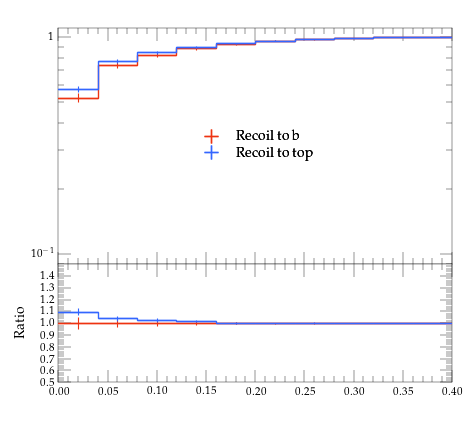

This chart was generated by the following Python code:
#! /usr/bin/env python

# This Python script was auto-generated using YODA v2.0.2.
# Analysis object: /ATLAS_2013_I1243871/b_Psi_ptbin6
# Timestamp: 06-08-2026 (15:14:29)

import matplotlib as mpl
import matplotlib.pyplot as plt
mpl.use('Agg') # comment out for interactive use
import os
import numpy as np

plotDir = os.path.split(os.path.realpath(__file__))[0]
if 'YODA_USER_PLOT_PATH' in globals():
    plot_outdir = globals()['YODA_USER_PLOT_PATH']
else:
    plot_outdir = plotDir

#plot style
plt.style.use(os.path.join(plotDir, '../default.mplstyle'))
# plot metadata
figW, figH = plt.rcParams['figure.figsize']
ax_xLabel = r''
ax_yLabel = r''
ax_title  = r''
ax_xScale = 'linear'
ax_yScale = 'log'
xLims = (0.0, 0.4)
yLims = (0.09000000000000001, 1.1)

# TeX-friendly labels for the legend
labels = {
    'legend' : ([ r"Recoil to b", r"Recoil to top" ], r""),
}

# Adjust canvas width and height
canvasW = 10.0
canvasH = 9.0
figW *= canvasW/10.
figH *= canvasH/9.

# Create figure and axis objects
fig, (ax, ratio0_ax) = plt.subplots(2, 1, sharex=True,
                  figsize=(figW,figH), gridspec_kw={'height_ratios': (6.0, 3.0)})

# Set figure margins
plt.subplots_adjust(
    left   = 1.0 * plt.rcParams['figure.subplot.left'],
    right  = 1.0 * plt.rcParams['figure.subplot.right'],
    top    = 1.0 * plt.rcParams['figure.subplot.top'],
    bottom = 1.0 * plt.rcParams['figure.subplot.bottom'])

ratio0_ax.yaxis.set_major_locator(mpl.ticker.MultipleLocator(0.1))
ratio0_ax.set_ylim(0.5, 1.4999)
ratio0_ax.set_ylabel('Ratio')

# the numerical data is stored in a separate file
dataf = dict()
prefix = os.path.split(__file__)[0]
if prefix:    prefix = prefix + '/'
exec(open(prefix+'b_Psi_ptbin6__data.py').read(), dataf)


legend_handles = dict() # keep track of handles for the legend

# style options for curves
# starts at zorder>=5 to draw curve on top of legend
styles = {
  'recoil_b': {
    'color' : '#EE3311',
    'linestyle' : '-',
    'linewidth' : 1,
    'marker' : 'none',
    'markersize' : 2,
    'capsize' : 0.0,
    'zorder' : 5,
    'histstyle' : 1,
    'drawstyle' : 'steps-pre',
    'xerrorbars' : 1,
    'yerrorbars' : 1,
    'fillcolor' : None,
    'fillopacity' : 1.0,
    'ratio0_linestyle' : '-',
    'ratio0_linewidth' : 1,
    'ratio0_marker' : 'none',
    'ratio0_markersize' : 2,
    'ratio0_capsize' : 0.0,
    'ratio0_zorder' : 5,
    'ratio0_histstyle' : 1,
    'ratio0_drawstyle' : 'steps-pre',
    'ratio0_xerrorbars' : 1,
    'ratio0_yerrorbars' : 1,
  },
  'recoil_t': {
    'color' : '#3366FF',
    'linestyle' : '-',
    'linewidth' : 1,
    'marker' : 'none',
    'markersize' : 2,
    'capsize' : 0.0,
    'zorder' : 6,
    'histstyle' : 1,
    'drawstyle' : 'steps-pre',
    'xerrorbars' : 1,
    'yerrorbars' : 1,
    'fillcolor' : None,
    'fillopacity' : 1.0,
    'ratio0_linestyle' : '-',
    'ratio0_linewidth' : 1,
    'ratio0_marker' : 'none',
    'ratio0_markersize' : 2,
    'ratio0_capsize' : 0.0,
    'ratio0_zorder' : 6,
    'ratio0_histstyle' : 1,
    'ratio0_drawstyle' : 'steps-pre',
    'ratio0_xerrorbars' : 1,
    'ratio0_yerrorbars' : 1,
  },
}

# curve from input yoda files in main panel
for label, yvals in dataf['yvals'].items():
    if all(np.isnan(v) for v in dataf['yvals'][label]):
        continue
    tmp = None
    if styles[label]['histstyle']: # draw as histogram
        xpos = dataf['xedges'][label] if styles[label]['drawstyle'] else dataf['xpoints'][label]
        ypos = np.insert(yvals, 0, yvals[0]) if styles[label]['drawstyle'] else yvals
        if styles[label]['fillcolor']: # fill area below curve
            ax.fill_between(xpos, ypos, step='pre',
                            color=styles[label]['fillcolor'],
                            alpha=styles[label]['fillopacity'])
        tmp, = ax.plot(xpos, ypos,
                       color=styles[label]['color'],
                       linestyle=styles[label]['linestyle'],
                       linewidth=styles[label]['linewidth'],
                       drawstyle=styles[label]['drawstyle'], solid_joinstyle='miter',
                       zorder=styles[label]['zorder'], label=label)
    tmp = ax.errorbar(dataf['xpoints'][label], yvals,
                      xerr=np.array(dataf['xerrs'][label])*styles[label]['xerrorbars'],
                      yerr=np.array(dataf['yerrs'][label])*styles[label]['yerrorbars'],
                      fmt=styles[label]['marker'], capsize=styles[label]['capsize'],
                      markersize=styles[label]['markersize'],
                      ecolor=styles[label]['color'],
                      color=styles[label]['color'], zorder=styles[label]['zorder'])
    tmp[-1][0].set_linestyle(styles[label]['linestyle'])
    tmp[-1][0].set_linewidth(styles[label]['linewidth'])
    if label in dataf['add_legend_handle']:  legend_handles[label] = tmp
    for varLabel in dataf['variation_yvals'].keys():
        if varLabel.startswith(label):
            tmp, = ax.plot(dataf['xedges'][label], dataf['variation_yvals'][varLabel],
                           color=styles[label]['color'],
                           linestyle=styles[label]['linestyle'],
                           linewidth=styles[label]['linewidth'],
                           drawstyle='steps-pre', solid_joinstyle='miter',
                           zorder=styles[label]['zorder'], alpha=0.5)


# plots on ratio panel
# curve from input yoda files in ratio panel
for label, yvals in dataf['ratio0_yvals'].items():
    if all(np.isnan(v) for v in yvals):
        continue
    if styles[label]['ratio0_histstyle']: # plot as histogram
        xpos = dataf['xedges']['recoil_b'] if styles[label]['ratio0_drawstyle'] else dataf['xpoints']['recoil_b']
        ypos = np.insert(yvals, 0, yvals[0]) if styles[label]['ratio0_drawstyle'] else yvals
        ratio0_ax.plot(xpos, ypos,
                       color=styles[label]['color'],
                       linewidth=styles[label]['linewidth'],
                       linestyle=styles[label]['ratio0_linestyle'],
                       drawstyle=styles[label]['ratio0_drawstyle'], zorder=styles[label]['zorder'],
                       solid_joinstyle='miter')
    tmp = ratio0_ax.errorbar(dataf['xpoints']['recoil_b'], yvals,
                             xerr=np.array(dataf['ref_xerrs'])*styles[label]['ratio0_xerrorbars'],
                             yerr=np.array(dataf['ratio0_yerrs'][label])*styles[label]['ratio0_yerrorbars'],
                             fmt=styles[label]['ratio0_marker'], capsize=styles[label]['ratio0_capsize'],
                             markersize=styles[label]['ratio0_markersize'],
                             ecolor=styles[label]['color'],
                             color=styles[label]['color'])
    tmp[-1][0].set_linestyle(styles[label]['ratio0_linestyle'])
    tmp[-1][0].set_linewidth(styles[label]['ratio0_linewidth'])

    for varlabel in dataf['ratio0_variation_vals'].keys():
        if varlabel.startswith(label):
            ratio0_ax.plot(dataf['xedges']['recoil_b'],
                            dataf['ratio0_variation_vals'][varlabel],
                            color=styles[label]['color'],
                            linestyle=styles[label]['linestyle'],
                            linewidth=styles[label]['linewidth'],
                            drawstyle='steps-pre', solid_joinstyle='miter',
                            zorder=1, alpha=0.5)

legend_items = list(legend_handles.values())
ax.add_artist(ax.legend(legend_items,
                        labels['legend'][0],
                        title=labels['legend'][1],
                        alignment='left',
                        loc='center',
                        bbox_to_anchor=(0.5, 0.5)))

# set plot metadata as defined above
ratio0_ax.set_xlabel(ax_xLabel)
ratio0_ax.xaxis.set_label_coords(1., -0.15)
ax.set_ylabel(ax_yLabel, ha='right', va='top')
ax.yaxis.set_label_coords(-0.11, 1.0)
ax.set_title(ax_title, loc='left')
ax.set_xscale(ax_xScale)
ax.set_yscale(ax_yScale)
ax.set_xlim(xLims)
ax.set_ylim(yLims)

# tick formatting
plt.rcParams['xtick.top'] = True
plt.rcParams['ytick.right'] = True
ax.yaxis.set_major_locator(mpl.ticker.LogLocator(base=10.0, numticks=np.inf))
ax.yaxis.set_minor_locator(mpl.ticker.LogLocator(
                           base=10.0, subs=np.arange(0.1, 1, 0.1), numticks=np.inf))
fig.align_ylabels((ax, ratio0_ax))
plt.savefig(os.path.join(plot_outdir, 'b_Psi_ptbin6.pdf'), format='PDF')
plt.savefig(os.path.join(plot_outdir, 'b_Psi_ptbin6.png'), format='PNG')

plt.close(fig)
